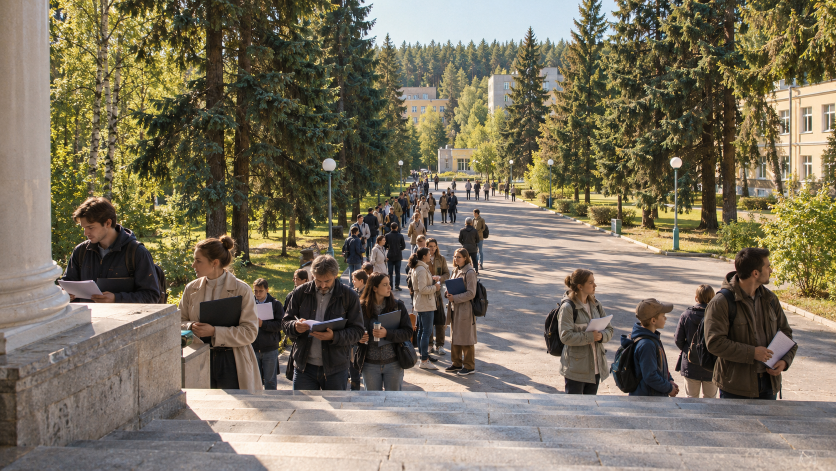
#> input picture assets/gen/s7b_gpt_a_0.png, 1672 x 941 px (shown at 1/2 size)
$ python _s7b_quiet3.py
#> lines starting #> are read from the running program, lines starting #| are printed output that depends on the picture
### _s7_plaque2.py
# -*- coding: utf-8 -*-
"""S7 — ТИХАЯ табличка на стене: варианты «потише» (Иван, 2026-10-18: «слишком заметная»).

Стену замерил по кадру assets/gen/s7b_gpt_a_0.png (1672x941):
  гладкая нейтральная плоскость x 0..98, y 0..525 (lum ~152, hue ~23, sat 0.15, grad ~2).
  В 2400x1350 это x 0..141.

Три варианта «потише»: меньше размер, ниже контраст, гравировка вместо красной эмали,
мягкая тень. Всё считается локально — 0 ₽.
"""
from PIL import Image, ImageDraw, ImageFilter, ImageFont

GOTHIC = '/usr/share/fonts/opentype/urw-base35/URWGothic-Demi.otf'
SS = 4

# стиль: box в 2400x1350, цвет корпуса, цвет букв, alpha корпуса, blur, тень
STYLES = {
    # A: небольшая плашка в тон стене (стена ≈ 162,146,136), тёмная гравировка без красного
    'a': dict(box=(14, 352, 110, 408), plate=(166, 156, 140), ink=(122, 112, 96),
              alpha=232, blur=0.7, shadow=(0, 0, 0, 52), sh_off=(2, 3), sh_blur=5,
              lines=('ТЫ НЕ', 'ПРОЙДЁШЬ!'), frame=None, screws=True, fill_h=0.38),
    # B: ещё мельче, одна строка
    'b': dict(box=(14, 356, 82, 392), plate=(164, 154, 139), ink=(128, 118, 102),
              alpha=228, blur=0.8, shadow=(0, 0, 0, 45), sh_off=(2, 2), sh_blur=4,
              lines=('ТЫ НЕ ПРОЙДЁШЬ',), frame=None, screws=False, fill_h=0.5),
    # C: прежний размер, но в тон стене и без красной эмали
    'c': dict(box=(8, 352, 136, 428), plate=(164, 155, 140), ink=(126, 116, 100),
              alpha=222, blur=0.9, shadow=(0, 0, 0, 55), sh_off=(3, 4), sh_blur=6,
              lines=('ТЫ НЕ', 'ПРОЙДЁШЬ!'), frame=None, screws=True, fill_h=0.38),
}


def _art(w, h, st):
    W, H = w * SS, h * SS
    im = Image.new('RGBA', (W, H), (0, 0, 0, 0))
    d = ImageDraw.Draw(im)
    pr, pg, pb = st['plate']
    # лёгкий вертикальный градиент патины
    for y in range(H):
        t = y / max(H - 1, 1)
        c = (int(pr - 6 + 12 * t), int(pg - 6 + 12 * t), int(pb - 6 + 12 * t))
        d.line([(0, y), (W, y)], fill=c + (st['alpha'],))

    # кромка: тонкая, светлая сверху, тёмная снизу
    e = max(1, SS // 2)
    d.line([(SS, SS), (W - SS, SS)], fill=(pr + 34, pg + 34, pb + 30, 150), width=e)
    d.line([(SS, SS), (SS, H - SS)], fill=(pr + 20, pg + 20, pb + 18, 110), width=e)
    d.line([(SS, H - SS), (W - SS, H - SS)], fill=(pr - 40, pg - 40, pb - 34, 150), width=e)

    if st['frame']:
        m = int(3 * SS)
        d.rectangle([m, m, W - m, H - m], outline=st['frame'], width=max(1, SS // 2))

    lines = st['lines']
    # кегль прямо из высоты плашки: две строки = 0.38 H каждая, одна = 0.5 H
    size = int(H * st.get('fill_h', 0.38))
    f = ImageFont.truetype(GOTHIC, size)
    avail = W - int(8 * SS)
    widest = max(d.textlength(t, font=f) for t in lines)
    if widest > avail:
        size = int(size * avail / widest)
        f = ImageFont.truetype(GOTHIC, size)
    lh = size * 1.08
    total = lh * len(lines)
    y = (H - total) / 2 - size * 0.05
    ir, ig, ib = st['ink']
    for t in lines:
        # гравировка: тень-углубление + светлая кромка снизу
        d.text((W / 2, y + max(1, SS // 2)), t, font=f, fill=(pr + 26, pg + 24, pb + 20, 190), anchor='ma')
        d.text((W / 2, y), t, font=f, fill=(ir, ig, ib, 255), anchor='ma')
        y += lh

    if st['screws']:
        r = max(1, int(1.0 * SS))
        m2 = int(2.6 * SS)
        for cx, cy in ((m2, m2), (W - m2, m2), (m2, H - m2), (W - m2, H - m2)):
            d.ellipse([cx - r, cy - r, cx + r, cy + r], fill=(pr - 34, pg - 32, pb - 28, 200))

    im = im.resize((w, h), Image.LANCZOS)
    if st['blur']:
        im = im.filter(ImageFilter.GaussianBlur(st['blur']))
    return im


def plaque(base, style='a'):
    st = STYLES[style]
    x0, y0, x1, y1 = st['box']
    w, h = x1 - x0, y1 - y0
    ox, oy = st['sh_off']
    sh = Image.new('RGBA', base.size, (0, 0, 0, 0))
    ImageDraw.Draw(sh).rectangle([x0 + ox, y0 + oy, x1 + ox, y1 + oy], fill=st['shadow'])
    sh = sh.filter(ImageFilter.GaussianBlur(st['sh_blur']))
    base = Image.alpha_composite(base.convert('RGBA'), sh)
    art = _art(w, h, st)
    layer = Image.new('RGBA', base.size, (0, 0, 0, 0))
    layer.paste(art, (x0, y0), art)
    return Image.alpha_composite(base, layer).convert('RGB')

### _s7b_quiet3.py
import os
import numpy as np
from PIL import Image, ImageDraw, ImageFont
import _s7_plaque2 as P

base = Image.open('assets/gen/s7b_gpt_a_0.png').convert('RGB').resize((2400, 1350), Image.LANCZOS)
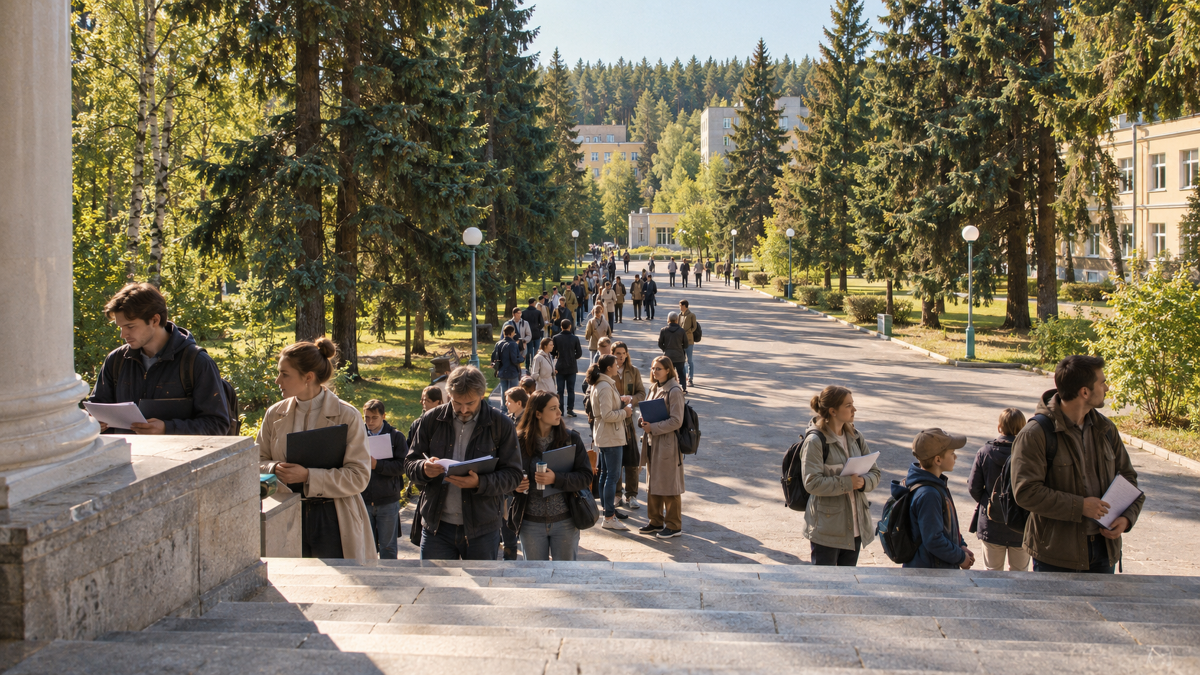
#> base: PIL image 2400x1350 RGB (shown at 1/2 size); mean R, G, B 121.8, 113, 94.4
none = base
a_img = P.plaque(base, 'a')
#> in plaque, `sh = Image.new('RGBA', base.size, (0, 0, 0, 0))`: sh: PIL image 2400x1350 RGBA; every value is 0
#> in plaque, `ImageDraw.Draw(sh).rectangle([x0 + ox, y0 + oy, x1 + ox, y1 + oy], fil..`:
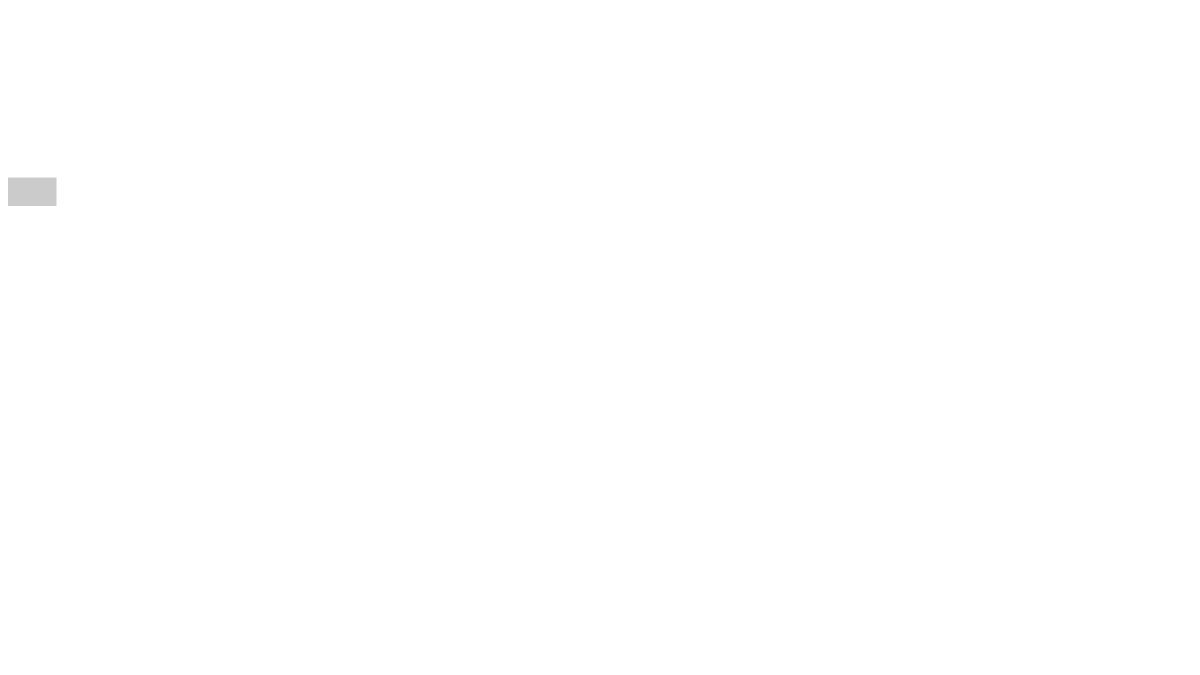
#> sh: PIL image 2400x1350 RGBA (shown at 1/2 size); mean R, G, B, A 0, 0, 0, 0.1; transparent parts drawn white
#> in _art, `im = Image.new('RGBA', (W, H), (0, 0, 0, 0))`: im: PIL image 384x224 RGBA; every value is 0
#> in _art, `widest = max(d.textlength(t, font=f) for t in lines)`: widest = 470.5
#> in _art, `size = int(size * avail / widest)`: size = 63
#> in _art, `lh = size * 1.08`: lh = 68.04
#> in _art, `total = lh * len(lines)`: total = 136.1
#> in _art, `y = (H - total) / 2 - size * 0.05`: y = 40.81
#> the loop in _art, `for t in lines:` made 2 passes
#> y on passes 1 to 2: 108.8, 176.9
#> after the loop in _art, `for t in lines:`: y = 176.9
#> in _art, `im = im.resize((w, h), Image.LANCZOS)`:
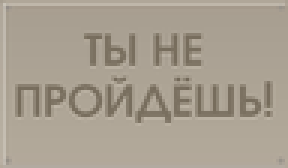
#> im: PIL image 96x56 RGBA (shown 3 times larger); mean R, G, B, A 160.1, 149.9, 134, 231.7; transparent parts drawn white

pad = 10
W1 = 1000
h1 = round(1350 * W1 / 2400)
f = ImageFont.truetype('/usr/share/fonts/truetype/dejavu/DejaVuSans.ttf', 19)
sheet = Image.new('RGB', (2 * W1 + 3 * pad, h1 + 2 * pad + 26), (22, 22, 26))
d = ImageDraw.Draw(sheet)
sheet.paste(none.resize((W1, h1), Image.LANCZOS), (pad, pad))
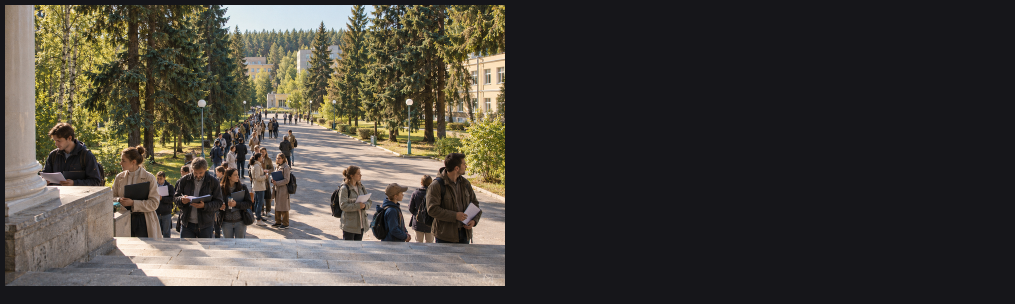
#> sheet: PIL image 2030x608 RGB (shown at 1/2 size); mean R, G, B 67.4, 63.5, 57.2
sheet.paste(a_img.resize((W1, h1), Image.LANCZOS), (pad * 2 + W1, pad))
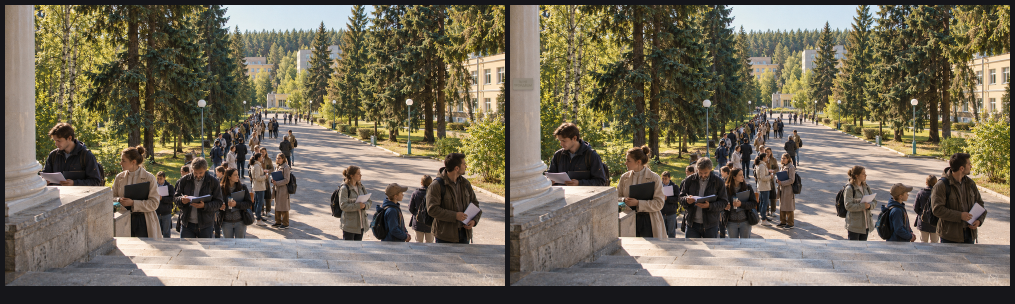
#> sheet: PIL image 2030x608 RGB (shown at 1/2 size); mean R, G, B 112.9, 104.9, 88.3
d.text((pad, h1 + pad + 2), 'без таблички   /   вариант A — как видно в полном кадре',
       fill=(235, 235, 235), font=f)
sheet.save('assets/review/review_131b_s7_quiet_full.jpg', quality=92)
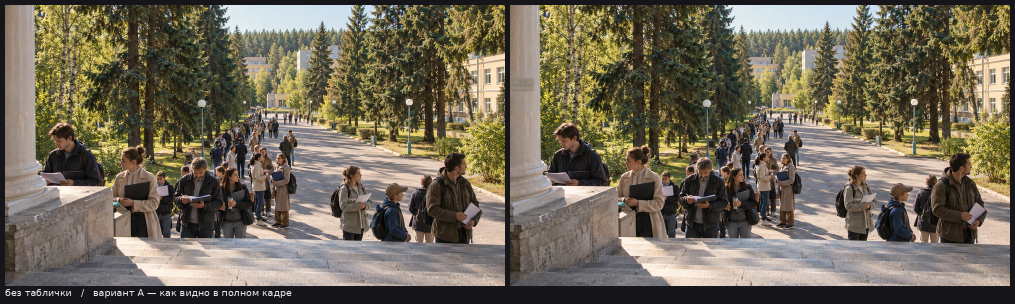
#> saved as review_131b_s7_quiet_full.jpg: PIL image 2030x608 RGB (shown at 1/2 size); mean R, G, B 113.2, 105.2, 88.7
print(sheet.size, os.path.getsize('assets/review/review_131b_s7_quiet_full.jpg'))
#| (2030, 608) 575312

# численно: насколько табличка выделяется из стены
an = np.asarray(none).astype(np.float32)
aa = np.asarray(a_img).astype(np.float32)
diff = np.abs(aa - an).mean(2)
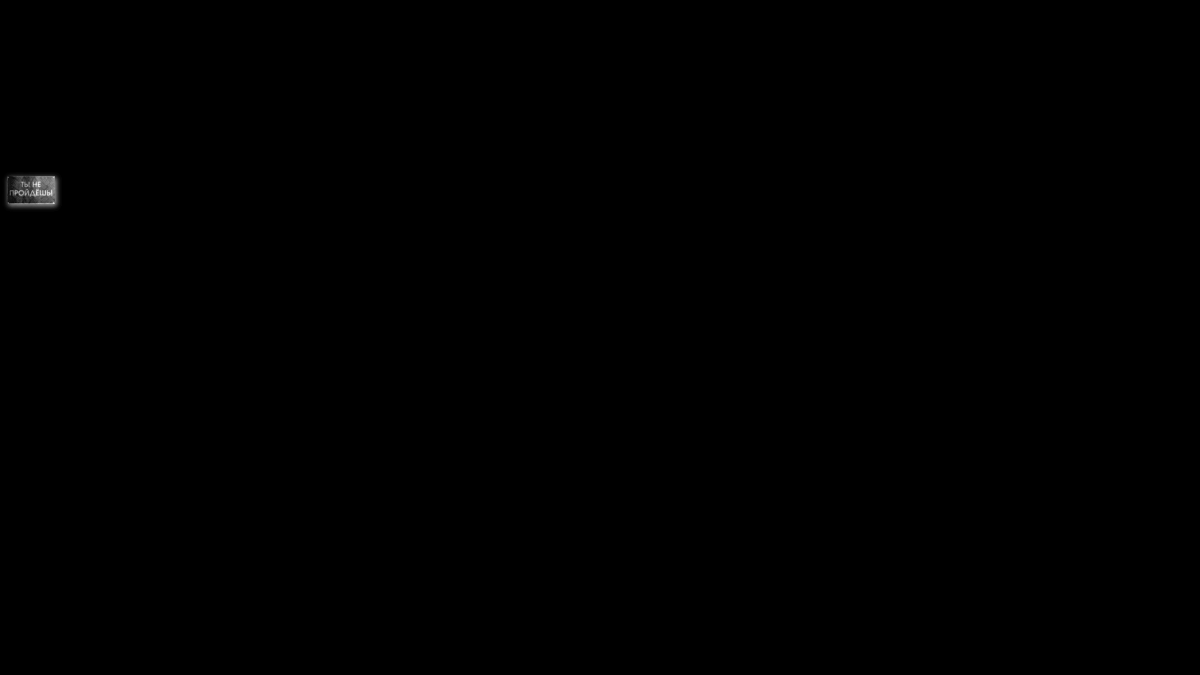
#> diff: shape (1350, 2400) float32 (shown at 1/2 size); min 0, max 48.33, mean 0; drawn with min black and max white
ys, xs = np.where(diff > 6)
#> ys = 6144 values from 350 to 416; xs = 6144 values, max 117 at index 1200, min 12 at index 1201, mean 69.06
print('pixels изменены сильнее 6: %d, bbox x %d..%d y %d..%d' % (
    len(xs), xs.min(), xs.max(), ys.min(), ys.max()))
#| pixels изменены сильнее 6: 6144, bbox x 12..117 y 350..416
print('max diff %.1f, средняя по bbox %.1f' % (diff.max(), diff[ys.min():ys.max(), xs.min():xs.max()].mean()))
#| max diff 48.3, средняя по bbox 16.1

$ run again, with assets/gen/bg_reception_vn_0.png copied over assets/gen/s7b_gpt_a_0.png
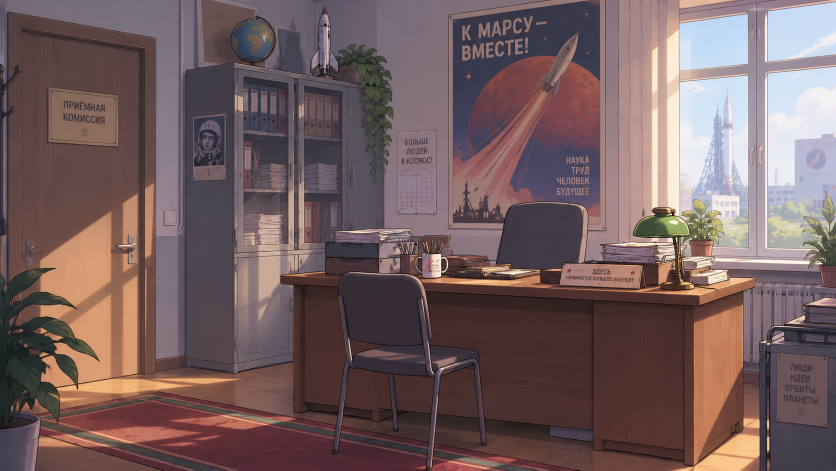
#> input picture assets/gen/bg_reception_vn_0.png, 1672 x 941 px (shown at 1/2 size)
#> widest = 470.5
#> size = 63
#> lh = 68.04
#> total = 136.1
#> in _art, `y = (H - total) / 2 - size * 0.05`: y = 40.81
#> the loop in _art, `for t in lines:` made 2 passes
#> y on passes 1 to 2: 108.8, 176.9
#> after the loop in _art, `for t in lines:`: y = 176.9
#> `sheet.paste(none.resize((W1, h1), Image.LANCZOS), (pad, pad))`:
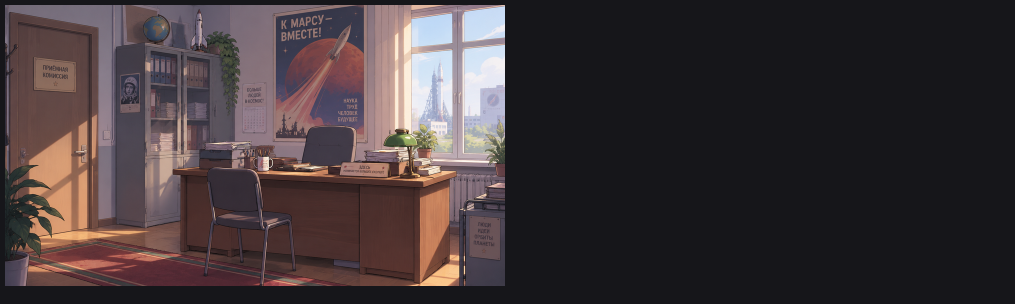
#> sheet: PIL image 2030x608 RGB (shown at 1/2 size); mean R, G, B 64.9, 55.1, 57.6
#> `sheet.save('assets/review/review_131b_s7_quiet_full.jpg', quality=92)`:
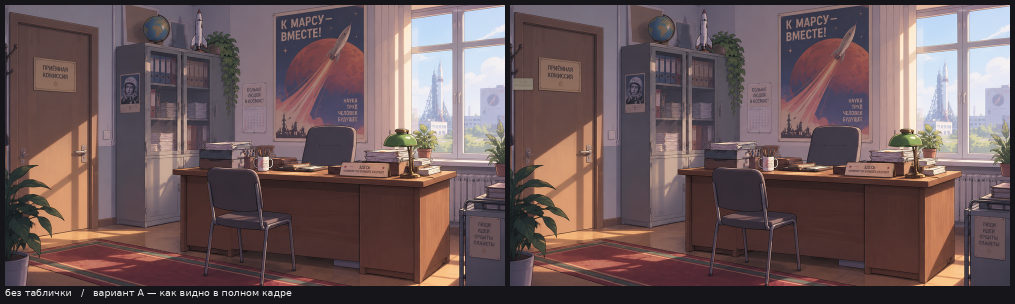
#> saved as review_131b_s7_quiet_full.jpg: PIL image 2030x608 RGB (shown at 1/2 size); mean R, G, B 108.3, 88.6, 89.6
#| (2030, 608) 286804
#> ys = 6114 values from 352 to 414; xs = 6114 values, max 114 at index 1484, min 13 at index 677, mean 63.08
#| pixels изменены сильнее 6: 6114, bbox x 13..114 y 352..414
#| max diff 87.7, средняя по bbox 41.3

$ run again, with assets/gen/kate_reception_0.png copied over assets/gen/s7b_gpt_a_0.png
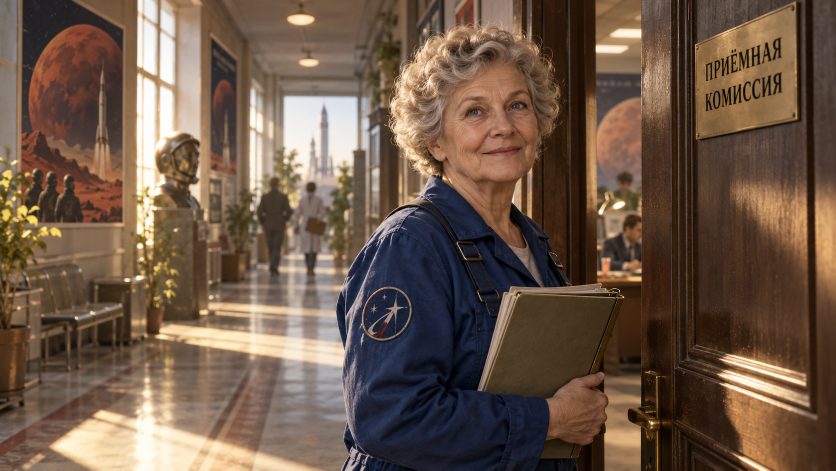
#> input picture assets/gen/kate_reception_0.png, 1672 x 941 px (shown at 1/2 size)
#> widest = 470.5
#> size = 63
#> lh = 68.04
#> total = 136.1
#> in _art, `y = (H - total) / 2 - size * 0.05`: y = 40.81
#> the loop in _art, `for t in lines:` made 2 passes
#> y on passes 1 to 2: 108.8, 176.9
#> after the loop in _art, `for t in lines:`: y = 176.9
#> `sheet.paste(none.resize((W1, h1), Image.LANCZOS), (pad, pad))`:
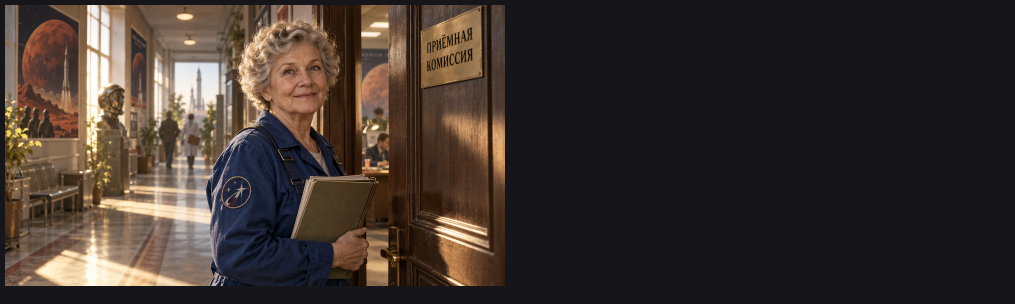
#> sheet: PIL image 2030x608 RGB (shown at 1/2 size); mean R, G, B 61.9, 52.2, 47.1
#> `sheet.save('assets/review/review_131b_s7_quiet_full.jpg', quality=92)`:
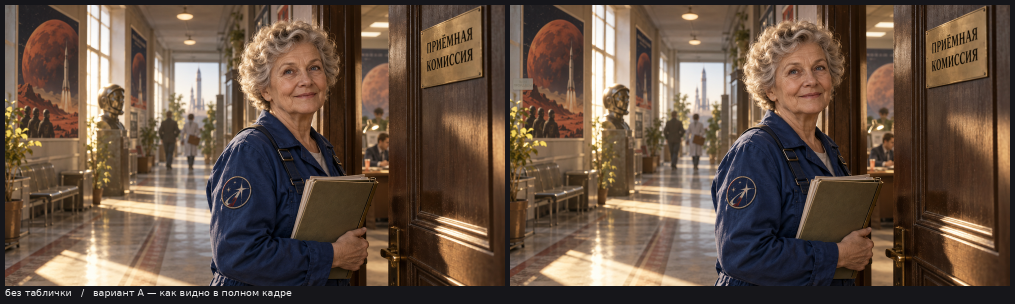
#> saved as review_131b_s7_quiet_full.jpg: PIL image 2030x608 RGB (shown at 1/2 size); mean R, G, B 102.2, 82.9, 68.5
#| (2030, 608) 319516
#> ys = 4964 values from 351 to 415; xs = 4964 values, max 114 at index 1254, min 12 at index 695, mean 69.88
#| pixels изменены сильнее 6: 4964, bbox x 12..114 y 351..415
#| max diff 80.0, средняя по bbox 25.5
